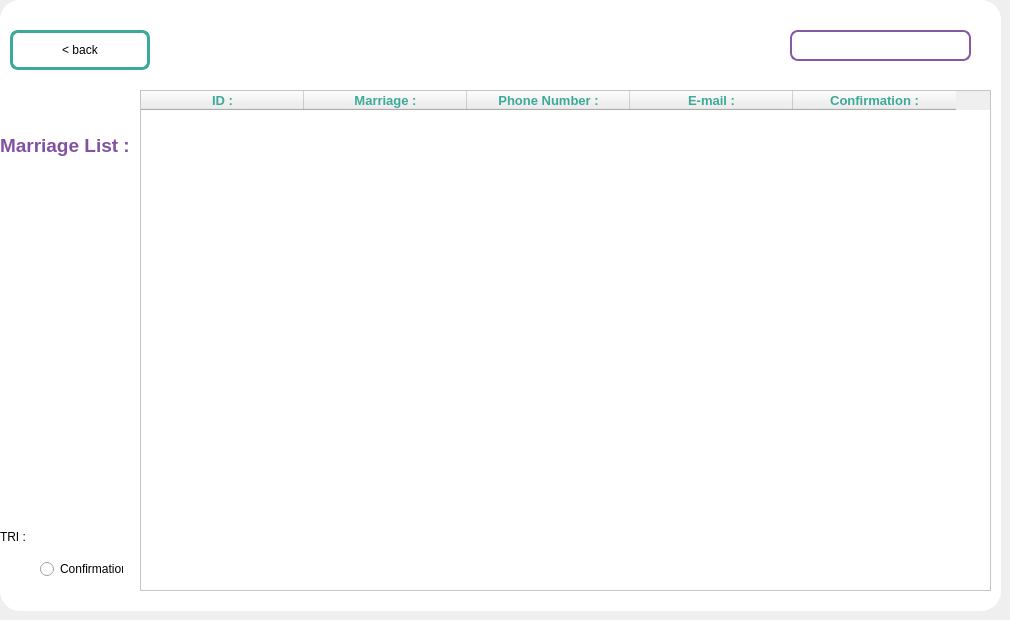
    <widget class="QWidget" name="marriage_list">
     <widget class="QGroupBox" name="groupBox_2">
      <property name="geometry">
       <rect>
        <x>0</x>
        <y>0</y>
        <width>1001</width>
        <height>611</height>
       </rect>
      </property>
      <property name="styleSheet">
       <string notr="true">QGroupBox{
	border: 2px solid rgb(255,255,255);
	border-radius: 20px;
	background-color: #FFF;
}



</string>
      </property>
      <property name="title">
       <string/>
      </property>
      <widget class="QTableWidget" name="tableWidget">
       <property name="geometry">
        <rect>
         <x>140</x>
         <y>90</y>
         <width>851</width>
         <height>501</height>
        </rect>
       </property>
       <property name="styleSheet">
        <string notr="true">QTableWidget {
	background-color: #FFF;
	/*alternate-background-color: rgb(138,87,163);*/
	selection-background-color: rgb(60,170,153);


}</string>
       </property>
       <property name="showDropIndicator" stdset="0">
        <bool>true</bool>
       </property>
       <property name="alternatingRowColors">
        <bool>true</bool>
       </property>
       <property name="selectionMode">
        <enum>QAbstractItemView::ContiguousSelection</enum>
       </property>
       <property name="selectionBehavior">
        <enum>QAbstractItemView::SelectRows</enum>
       </property>
       <property name="textElideMode">
        <enum>Qt::ElideMiddle</enum>
       </property>
       <property name="horizontalScrollMode">
        <enum>QAbstractItemView::ScrollPerItem</enum>
       </property>
       <property name="showGrid">
        <bool>true</bool>
       </property>
       <property name="gridStyle">
        <enum>Qt::CustomDashLine</enum>
       </property>
       <property name="sortingEnabled">
        <bool>true</bool>
       </property>
       <property name="rowCount">
        <number>0</number>
       </property>
       <property name="columnCount">
        <number>5</number>
       </property>
       <attribute name="horizontalHeaderDefaultSectionSize">
        <number>163</number>
       </attribute>
       <attribute name="horizontalHeaderShowSortIndicator" stdset="0">
        <bool>true</bool>
       </attribute>
       <attribute name="horizontalHeaderStretchLastSection">
        <bool>false</bool>
       </attribute>
       <attribute name="verticalHeaderVisible">
        <bool>false</bool>
       </attribute>
       <attribute name="verticalHeaderShowSortIndicator" stdset="0">
        <bool>false</bool>
       </attribute>
       <attribute name="verticalHeaderStretchLastSection">
        <bool>false</bool>
       </attribute>
       <column>
        <property name="text">
         <string>ID :</string>
        </property>
        <property name="font">
         <font>
          <pointsize>10</pointsize>
          <weight>75</weight>
          <bold>true</bold>
         </font>
        </property>
        <property name="textAlignment">
         <set>AlignCenter</set>
        </property>
        <property name="foreground">
         <brush brushstyle="SolidPattern">
          <color alpha="255">
           <red>60</red>
           <green>170</green>
           <blue>153</blue>
          </color>
         </brush>
        </property>
       </column>
       <column>
        <property name="text">
         <string>Marriage :</string>
        </property>
        <property name="font">
         <font>
          <pointsize>10</pointsize>
          <weight>75</weight>
          <bold>true</bold>
         </font>
        </property>
        <property name="textAlignment">
         <set>AlignCenter</set>
        </property>
        <property name="foreground">
         <brush brushstyle="SolidPattern">
          <color alpha="255">
           <red>60</red>
           <green>170</green>
           <blue>153</blue>
          </color>
         </brush>
        </property>
       </column>
       <column>
        <property name="text">
         <string>Phone Number :</string>
        </property>
        <property name="font">
         <font>
          <pointsize>10</pointsize>
          <weight>75</weight>
          <bold>true</bold>
         </font>
        </property>
        <property name="textAlignment">
         <set>AlignCenter</set>
        </property>
        <property name="background">
         <color>
          <red>255</red>
          <green>255</green>
          <blue>255</blue>
         </color>
        </property>
        <property name="foreground">
         <brush brushstyle="SolidPattern">
          <color alpha="255">
           <red>60</red>
           <green>170</green>
           <blue>153</blue>
          </color>
         </brush>
        </property>
       </column>
       <column>
        <property name="text">
         <string>E-mail :</string>
        </property>
        <property name="font">
         <font>
          <pointsize>10</pointsize>
          <weight>75</weight>
          <bold>true</bold>
         </font>
        </property>
        <property name="textAlignment">
         <set>AlignCenter</set>
        </property>
        <property name="foreground">
         <brush brushstyle="SolidPattern">
          <color alpha="255">
           <red>60</red>
           <green>170</green>
           <blue>153</blue>
          </color>
         </brush>
        </property>
       </column>
       <column>
        <property name="text">
         <string>Confirmation :</string>
        </property>
        <property name="font">
         <font>
          <pointsize>10</pointsize>
          <weight>75</weight>
          <bold>true</bold>
         </font>
        </property>
        <property name="textAlignment">
         <set>AlignCenter</set>
        </property>
        <property name="foreground">
         <brush brushstyle="SolidPattern">
          <color alpha="255">
           <red>60</red>
           <green>170</green>
           <blue>153</blue>
          </color>
         </brush>
        </property>
       </column>
      </widget>
      <widget class="QPushButton" name="add_client">
       <property name="geometry">
        <rect>
         <x>230</x>
         <y>30</y>
         <width>121</width>
         <height>31</height>
        </rect>
       </property>
       <property name="styleSheet">
        <string notr="true">#add_client {
background-color: transparent;
border-image: url(:add_client.png);
background: none;
border: none;
background-repeat: none;
}
#add_client:pressed
{
   border-image: url(:add_client.png);
}</string>
       </property>
       <property name="text">
        <string/>
       </property>
      </widget>
      <widget class="QPushButton" name="delete_client">
       <property name="geometry">
        <rect>
         <x>400</x>
         <y>30</y>
         <width>121</width>
         <height>31</height>
        </rect>
       </property>
       <property name="styleSheet">
        <string notr="true">#delete_client {
background-color: transparent;
border-image: url(:delete_client.png);
background: none;
border: none;
background-repeat: none;
}
#delete_client:pressed
{
   border-image: url(:delete_client.png);
}</string>
       </property>
       <property name="text">
        <string/>
       </property>
      </widget>
      <widget class="QPushButton" name="update_client">
       <property name="geometry">
        <rect>
         <x>570</x>
         <y>30</y>
         <width>121</width>
         <height>31</height>
        </rect>
       </property>
       <property name="styleSheet">
        <string notr="true">#update_client {
background-color: transparent;
border-image: url(:update.png);
background: none;
border: none;
background-repeat: none;
}
#update_client:pressed
{
   border-image: url(:update.png);
}</string>
       </property>
       <property name="text">
        <string/>
       </property>
      </widget>
      <widget class="QLineEdit" name="search_bar">
       <property name="geometry">
        <rect>
         <x>790</x>
         <y>30</y>
         <width>181</width>
         <height>31</height>
        </rect>
       </property>
       <property name="styleSheet">
        <string notr="true">QLineEdit{
	border: 2px solid rgb(138,87,163);
	border-radius: 8px;
	background-color: rgb(255,255,255);
}

QLineEdit:hover{
	border: 2px solid rgb(138,87,163);
}

QLineEdit:focused{
	border: 2px solid rgb(138,87,163);
	color: #A0A0A0;
}</string>
       </property>
       <property name="text">
        <string/>
       </property>
       <property name="dragEnabled">
        <bool>false</bool>
       </property>
       <property name="readOnly">
        <bool>false</bool>
       </property>
      </widget>
      <widget class="Line" name="line_4">
       <property name="geometry">
        <rect>
         <x>0</x>
         <y>630</y>
         <width>961</width>
         <height>16</height>
        </rect>
       </property>
       <property name="orientation">
        <enum>Qt::Horizontal</enum>
       </property>
      </widget>
      <widget class="QLabel" name="label">
       <property name="geometry">
        <rect>
         <x>0</x>
         <y>120</y>
         <width>151</width>
         <height>51</height>
        </rect>
       </property>
       <property name="font">
        <font>
         <pointsize>14</pointsize>
         <weight>75</weight>
         <bold>true</bold>
        </font>
       </property>
       <property name="text">
        <string>&lt;html&gt;&lt;head/&gt;&lt;body&gt;&lt;p&gt;&lt;span style=&quot; color:#8351a1;&quot;&gt;Marriage List :&lt;/span&gt;&lt;/p&gt;&lt;/body&gt;&lt;/html&gt;</string>
       </property>
      </widget>
      <widget class="QPushButton" name="pushButton_4">
       <property name="geometry">
        <rect>
         <x>10</x>
         <y>30</y>
         <width>140</width>
         <height>40</height>
        </rect>
       </property>
       <property name="styleSheet">
        <string notr="true">QPushButton{
	border: 3px solid rgb(60,170,153);
	border-radius: 8px;


}

QPushButton:hover{
	border: 3px solid rgb(60,170,153);
}

QPushButton:focused{
	border: 3px solid rgb(60,170,153);
	color: #A0A0A0;
}</string>
       </property>
       <property name="text">
        <string>&lt; back</string>
       </property>
      </widget>
      <widget class="QRadioButton" name="radioButton_2">
       <property name="geometry">
        <rect>
         <x>40</x>
         <y>560</y>
         <width>83</width>
         <height>18</height>
        </rect>
       </property>
       <property name="text">
        <string>Confirmation</string>
       </property>
      </widget>
      <widget class="QLabel" name="label_26">
       <property name="geometry">
        <rect>
         <x>0</x>
         <y>530</y>
         <width>47</width>
         <height>14</height>
        </rect>
       </property>
       <property name="text">
        <string>TRI :</string>
       </property>
      </widget>
     </widget>
    </widget>
